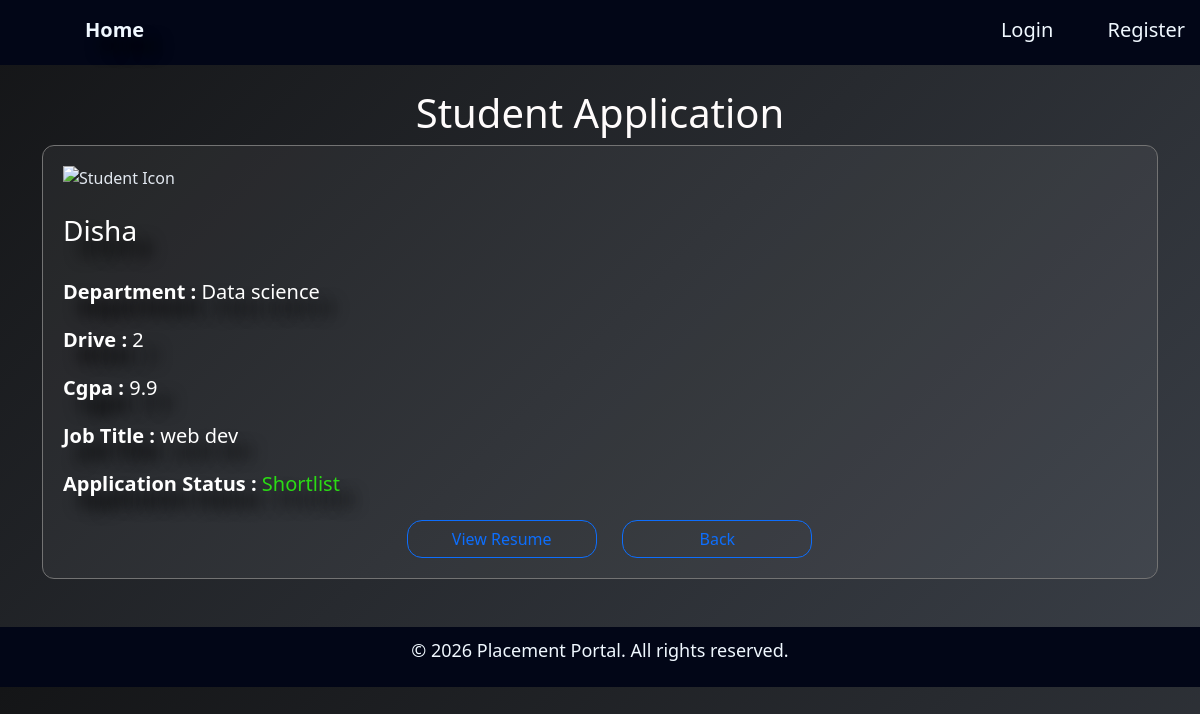
The page /admin_view_stu/2 on the database its author committed.
### application/models.py (models this page shows)
class Studentprofile(db.Model):
    id = db.Column(db.Integer, primary_key=True)
    user_id = db.Column(db.Integer, db.ForeignKey('user.id'), unique=True, nullable=False)
    student_name = db.Column(db.String(50), nullable=False)
    department = db.Column(db.String(150), nullable=False)
    cgpa = db.Column(db.Float, nullable=False)
    resume = db.Column(db.String(500))
    user = db.relationship('User', back_populates='student_profile')
    applications = db.relationship('Application', back_populates='student',cascade="all, delete")

class Placementdrive(db.Model):
    id = db.Column(db.Integer, primary_key=True)
    company_id = db.Column(db.Integer, db.ForeignKey('companyprofile.id'), nullable=False)
    job_title = db.Column(db.String(150), nullable=False)
    job_description = db.Column(db.Text(500), nullable=False)
    salary= db.Column(db.String(50), nullable=False)
    is_approved = db.Column(db.Boolean, default=False)
    is_closed = db.Column(db.Boolean, default=False)
    company = db.relationship('Companyprofile', back_populates='drives')
    applications = db.relationship('Application', back_populates='drive',cascade="all, delete")

class Application(db.Model):
    id = db.Column(db.Integer, primary_key=True)
    student_id = db.Column(db.Integer, db.ForeignKey('studentprofile.id'), nullable=False)
    drive_id = db.Column(db.Integer, db.ForeignKey('placementdrive.id'), nullable=False)
    application_date = db.Column(db.DateTime, default=datetime.utcnow)
    status = db.Column(db.String(50), default='Applied')  #Applied/Shortlisted/Selected/Rejected
    student = db.relationship('Studentprofile', back_populates='applications')
    drive = db.relationship('Placementdrive', back_populates='applications')

### application/controllers.py (the view)
@app.route('/admin_view_stu/<int:app_id>')
def admin_view_stu(app_id):
   app = Application.query.get(app_id)
   if app is None:
      abort(404)
   return render_template('admin_view_stu.html',
                          app=app)

### templates/admin_view_stu.html (shortened to what this page needs)
{% extends "base.html" %}
{% block content %}
   <div class="container">
      <h1>Student Application</h1>
   <div class="card">
  <img style="width: 190px;" src="https://static.vecteezy.com/system/resources/thumbnails/000/511/962/small/57_Student.jpg" alt="Student Icon">
    <br><h3>{{app.student.student_name}}</h3><br>
    <h5><p><strong>Department : </strong>{{app.student.department}}</p></h5>
    <h5><p><strong>Drive : </strong>{{app.drive.id}}</p></h5>
    <h5><p><strong>Cgpa : </strong>{{app.student.cgpa}}</p></h5>
    <h5><p><strong>Job Title : </strong>{{app.drive.job_title}}</p></h5>
    <h5><p><strong>Application Status : </strong>
        {% if app.status == "Applied" %}
            <span style="color: rgb(232, 223, 124);">{{app.status}}</span>
        {% elif app.status == "Reject"%}
            <span style="color: rgb(220, 20, 20);">{{app.status}}</span>
        {% else %}
          <span style="color: rgb(43, 220, 20);">{{app.status}}</span>
        {% endif %}</p></h5>
   <div>
      <a href="{{app.student.resume}}" target="_blank" style="margin-left: 32%;" class="btn btn-outline-primary">View Resume</a> <a href="{{url_for('admindash')}}" style="margin-left: 2%;" class="btn btn-outline-primary">Back</a></div>
   </div>
   </div>
{% endblock %}

### static/style.css (style rules this page uses)
* { box-sizing: border-box; margin: 0; font-family: Playfair Display, 10px; }

### templates/base.html (style rules this page uses)
body { background: linear-gradient(135deg, #232428, #3a3f47); color: #fcfcfc; }

### templates/admin_view_stu.html (style rules this page uses)
body { margin: 0; background: linear-gradient(135deg, #141517, #3a3f47); color: #e2e8f0; }
.container { width: 95%; margin: auto; }
.card { background:rgba(255,255,255,0.05); color: #e2e8f0; border: 1px solid #737373; border-radius: 12px; padding: 20px; }
h1 { text-align: center; color: #fffcfc; }
h3 { color: #ffffff; text-shadow: 15px 15px 15px #000000; }
h5 { color: #ffffff; text-shadow: 15px 15px 15px #000000; }
a.btn { width: 190px; border-radius: 15px; }

### rows shown on the page
Studentprofile: student.student_name "Disha", student.department "Data science", student.cgpa "9.9"
Placementdrive: drive.id "2", drive.job_title "web dev"
Application: status "Shortlist"
